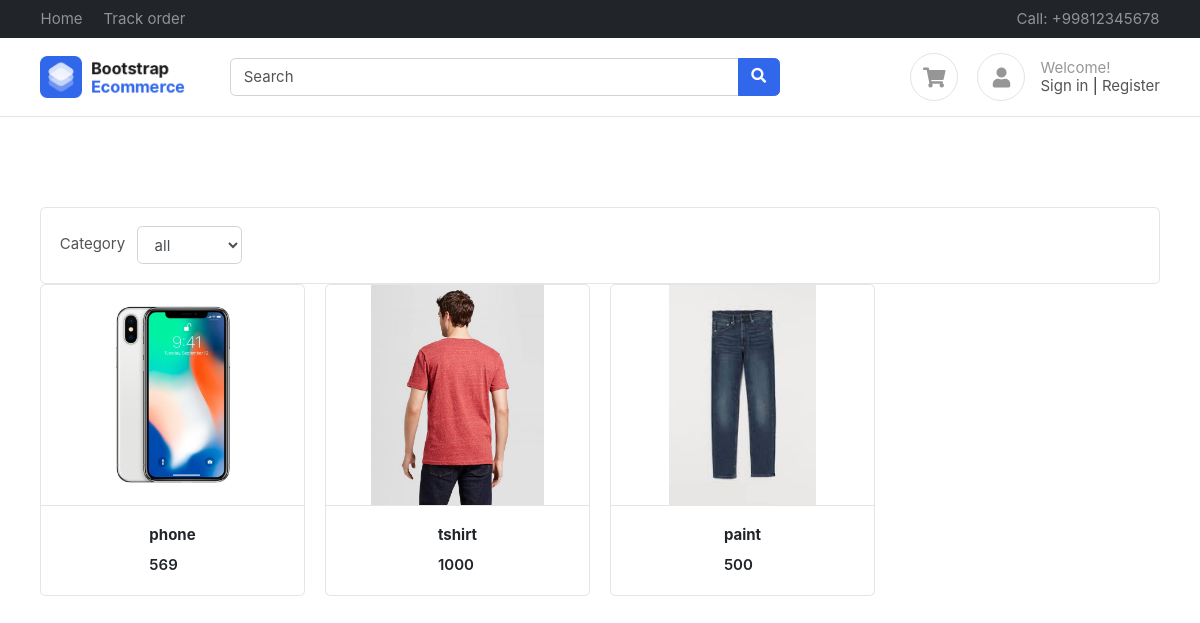
/, run on an earlier commit of the app's database.
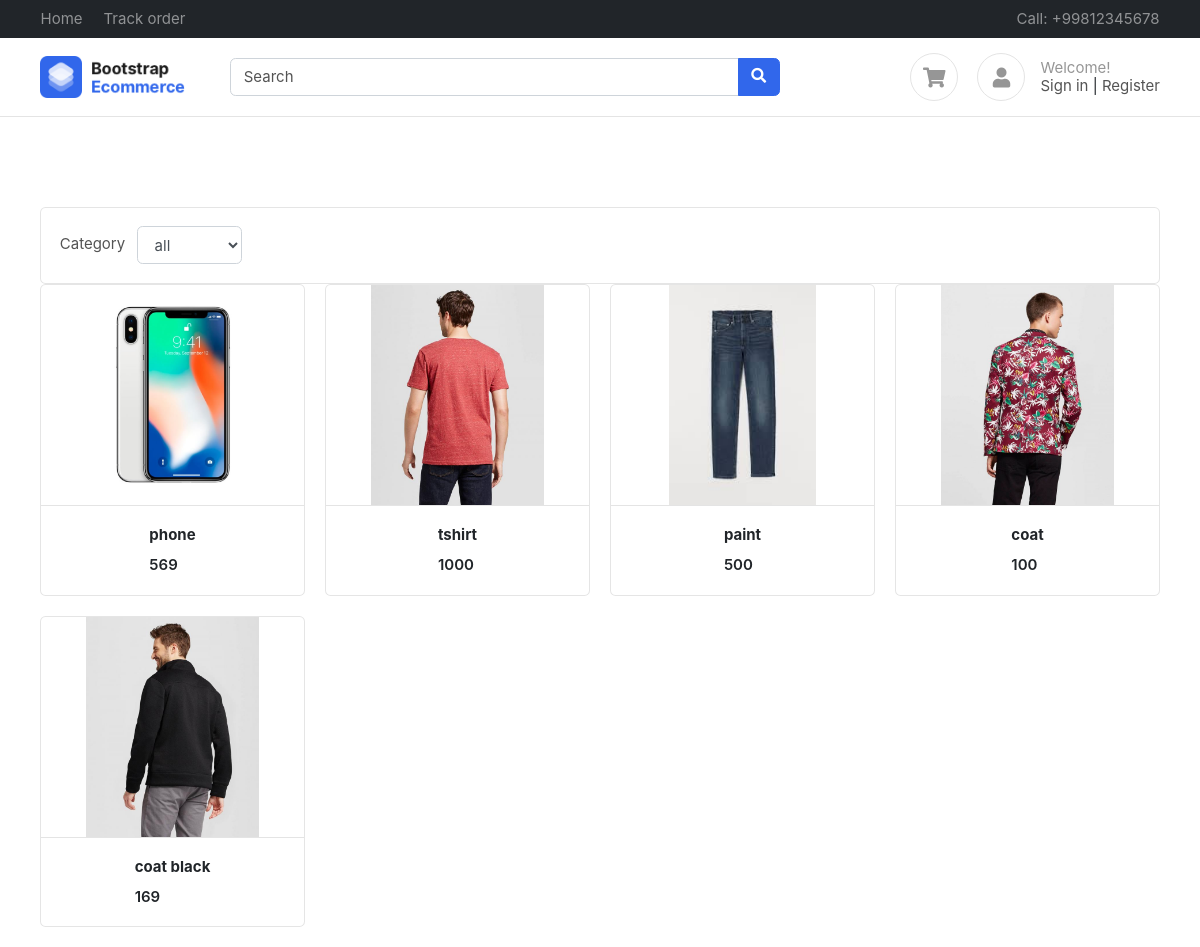
And on a later commit of the database.
### products/models.py (models this page shows, shortened)
class Product(BaseModel):
    added_by = models.CharField(max_length=255, default="Ecom")
    product_name = models.CharField(max_length=255)
    category = models.ForeignKey(
        Category,
        on_delete=models.CASCADE,
        related_name="products",
        blank=True,
        null=True,
    )
    slug = models.SlugField(
        unique=True,
        null=True,
        blank=True,
        help_text=("not required"),
    )
    company = models.CharField(max_length=255, null=True, blank=True, default="Ecom")
    web = models.CharField(max_length=255, null=True, blank=True, default="Ecom.com")
    company_mail = models.CharField(
        max_length=255, null=True, blank=True, default="Ecom@gmail.com"
    )
    price = models.IntegerField()
    product_description = models.TextField()
    color_varient = models.ManyToManyField(ColorVarient, blank=True)
    size_varient = models.ManyToManyField(SizeVarient, blank=True)

class ProductImage(BaseModel):
    product = models.ForeignKey(
        Product, on_delete=models.CASCADE, related_name="product_images"
    )
    image = models.ImageField(upload_to="media/products")

### home/views.py (the view, shortened to what this page needs)
# urls.py: path("", views.index, name="index"),
def index(request):
    category = Category.objects.all()
    products = Product.objects.all()
    context = {"category": category, "products": products}
    try:
        profile = Profile.objects.get(user=request.user)
        context["profile"] = profile
    except Exception as e:
        print(e)
    return render(request, "home/index.html", context)

### products/models.py (called while the page is built)
    def __str__(self):
        return self.category_name

### templates/home/index.html (shortened to what this page needs)
{% extends "base.html" %}
{% load static %}
{% block content %}
<div class="container mt-5 pt-5">
    <div class="card">
        <div class="card-body d-flex">
            <div class="form-inline d-inline-flex mr-auto">
                <labe>Category
                    <select onchange="filter(value)" id="slectBox" class="ml-2 form-control">
                        <option>
                            all
                        </option>
                    </select>
                </labe>
            </div>
        </div>
    </div>
    <div class="row">
        {% for product in products %}
        <a href="{% url 'get_product' product.slug %}">
            <div class="col-md-3">
                <figure class="card card-product-grid">
                    <div class="img-wrap"> <img src="{{product.product_images.first.image.url}}"> </div>
                    <figcaption class="info-wrap border-top">
                        <div class="d-flex  justify-content-center">
                            <div class="d-flex  flex-column">
                                <a href="{% url 'get_product' product.slug %}" class="title">
                                    <b>{{product.product_name}}</b>
                                </a>
                                <div class="price mt-2">{{product.price}}</div>
                            </div>
                        </div>
                    </figcaption>
                </figure>
            </div>
            {% endfor %}
    </div>
</div>
{% endblock %}

### templates/base.html (shortened to what this page needs)
{% load static %}
<!DOCTYPE HTML>
<html lang="en">
<head>
    <link href="{% static 'css/bootstrap.css' %}" rel="stylesheet" type="text/css" />
    <link href="{% static 'fonts/fontawesome/css/all.min.css' %}" type="text/css" rel="stylesheet">
    <link href="{% static 'css/ui.css' %}" rel="stylesheet" type="text/css" />
    <link href="{% static 'css/responsive.css' %}" rel="stylesheet" />
</head>
<body>
    <header class="section-header">
        <nav class="navbar navbar-dark navbar-expand p-0 bg-dark">
            <div class="container">
                <ul class="navbar-nav d-none d-md-flex mr-auto">
                    <li class="nav-item"><a class="nav-link" href="{% url 'index' %}">Home</a></li>
                    <li class="nav-item"><a class="nav-link" href="{% url 'track' %}">Track order</a></li>
                </ul>
                <ul class="navbar-nav">
                    <li class="nav-item"><a href="#" class="nav-link"> Call: +99812345678 </a></li>
                </ul>
            </div>
        </nav>
        <section class="header-main border-bottom">
            <div class="container">
                <div class="row align-items-center">
                    <div class="col-lg-2 col-4">
                        <div class="brand-wrap">
                            <a href="{% url 'index' %}"><img class="logo" src="{% static 'images/logo.png' %}"></a>
                        </div>
                    </div>
                    <div class="col-lg-6 col-sm-12">
                        <form action="{% url 'search' %}" method="get" class="search">
                            <div class="input-group w-100">
                                <input type="text" name="keyword" class="form-control" placeholder="Search">
                                <div class="input-group-append">
                                    <button class="btn btn-primary" type="submit">
                                        <i class="fa fa-search"></i>
                                    </button>
                                </div>
                            </div>
                        </form>
                    </div>
                    <div class="col-lg-4 col-sm-6 col-8">
                        <div class="widgets-wrap float-md-right">
                            <div class="widget-header  mr-3">
                                <a href="{% url 'cart' %}" class="icon icon-sm rounded-circle border"><i
                                        class="fa fa-shopping-cart"></i></a>
                            </div>
                            <div class="widget-header icontext">
                                <a href="{% url 'profile' %}" class="icon icon-sm rounded-circle border">
                                    {% if profile.profile_image %}
                                    <img src="{{profile.profile_image.url}}" height="50px" width="50px"
                                        class="rounded-circle" alt="">
                                    {% else %}
                                    <i class="fa fa-user"></i>
                                    {% endif %}
                                </a>
                                <div class="text">
                                    <span class="text-muted">Welcome!</span>
                                    <div>
                                        {% if user.is_authenticated %}
                                        <a href="{% url 'logout' %}"> logout</a>
                                        {% else %}
                                        <a href="{% url 'login_page' %}">Sign in</a> |
                                        <a href="{% url 'register_page' %}"> Register</a>
                                        {% endif %}
                                    </div>
                                </div>
                            </div>
                        </div>
                    </div>
                </div>
            </div>
        </section>
    </header>
    {% block content %}
    {% endblock %}
</body>
</html>

### ecom/static/css/ui.css (style rules this page uses)
html { font-family: 'Inter', sans-serif; font-size: 15px; }
.img-wrap { text-align: center; display: block; }
.img-wrap img { max-width: 100%; }
.icon-xs, .icon-sm, .icon-md, .icon-lg { display: inline-block; text-align: center; flex-shrink: 0; flex-grow: 0; }
.icon-sm { width: 48px; height: 48px; line-height: 48px; font-size: 20px; }
figure { margin-bottom: 0; }
.card .title { color: #212529; }
.header-main { position: relative; padding-top: 1rem; padding-bottom: 1rem; }
.brand-wrap .logo, .navbar-brand .logo { margin-right: 7px; max-height: 42px; display: inline-block; }
.widget-header { display: inline-block; vertical-align: middle; position: relative; }
.widget-header a { color: #545454; }
.widget-header i { color: #969696; }
[class*='card-product'] a.title { color: #212529; display: block; }
[class*='card-product'] .img-wrap { overflow: hidden; position: relative; }
[class*='card-product'] .img-wrap img { height: 100%; max-width: 100%; width: auto; display: inline-block; object-fit: cover; }
.card-product-grid { margin-bottom: 20px; }
.card-product-grid .img-wrap { border-radius: 0.2rem 0.2rem 0 0; height: 220px; }
.card-product-grid .info-wrap { overflow: hidden; padding: 18px 20px; }
.card .img-wrap { overflow: hidden; }
.icontext { display: inline-flex; align-items: center; vertical-align: middle; }
.icontext .text { width: 100%; line-height: 1.2; color: #212529; }
.icontext .icon { position: relative; margin-right: 15px; flex-shrink: 0; flex-grow: 0; }
.price { font-weight: 600; color: #212529; }

What changed in the data, as far as the page shows it:
added Product: product_images.first.image (picture), product_name "coat", price "100"
added Product: product_images.first.image (picture), product_name "coat black", price "169"
